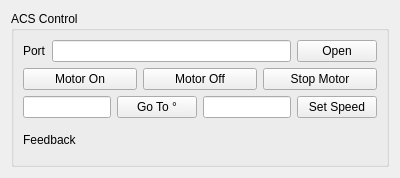
<?xml version="1.0" encoding="UTF-8"?>
<ui version="4.0">
 <class>Form</class>
 <widget class="QWidget" name="Form">
  <property name="geometry">
   <rect>
    <x>0</x>
    <y>0</y>
    <width>400</width>
    <height>178</height>
   </rect>
  </property>
  <property name="windowTitle">
   <string>Form</string>
  </property>
  <layout class="QGridLayout" name="gridLayout">
   <item row="0" column="0">
    <widget class="QGroupBox" name="groupBox">
     <property name="title">
      <string>ACS Control</string>
     </property>
     <layout class="QGridLayout" name="gridLayout_2">
      <item row="0" column="0">
       <layout class="QHBoxLayout" name="horizontalLayout">
        <item>
         <widget class="QLabel" name="laPort">
          <property name="toolTip">
           <string>&lt;html&gt;&lt;head/&gt;&lt;body&gt;&lt;pre style=&quot;-qt-paragraph-type:empty; margin-top:0px; margin-bottom:0px; margin-left:0px; margin-right:0px; -qt-block-indent:0; text-indent:0px;&quot;&gt;&lt;br/&gt;&lt;/pre&gt;&lt;/body&gt;&lt;/html&gt;</string>
          </property>
          <property name="text">
           <string>Port</string>
          </property>
         </widget>
        </item>
        <item>
         <widget class="QLineEdit" name="lePort">
          <property name="toolTip">
           <string>&lt;html&gt;&lt;head/&gt;&lt;body&gt;&lt;pre style=&quot; margin-top:0px; margin-bottom:0px; margin-left:0px; margin-right:0px; -qt-block-indent:0; text-indent:0px;&quot;&gt;&lt;span style=&quot; background-color:#1c1d21;&quot;&gt;&amp;quot;/dev/ttyUSB0&amp;quot; is default&lt;/span&gt;&lt;/pre&gt;&lt;/body&gt;&lt;/html&gt;</string>
          </property>
         </widget>
        </item>
        <item>
         <widget class="QPushButton" name="pbOpen">
          <property name="toolTip">
           <string>&lt;html&gt;&lt;head/&gt;&lt;body&gt;&lt;pre style=&quot;-qt-paragraph-type:empty; margin-top:0px; margin-bottom:0px; margin-left:0px; margin-right:0px; -qt-block-indent:0; text-indent:0px;&quot;&gt;&lt;br/&gt;&lt;/pre&gt;&lt;/body&gt;&lt;/html&gt;</string>
          </property>
          <property name="text">
           <string>Open</string>
          </property>
         </widget>
        </item>
       </layout>
      </item>
      <item row="1" column="0">
       <layout class="QHBoxLayout" name="horizontalLayout_2">
        <item>
         <widget class="QPushButton" name="pbMotorOn">
          <property name="text">
           <string>Motor On</string>
          </property>
         </widget>
        </item>
        <item>
         <widget class="QPushButton" name="pbMotorOff">
          <property name="text">
           <string>Motor Off</string>
          </property>
         </widget>
        </item>
        <item>
         <widget class="QPushButton" name="pbStopMotor">
          <property name="toolTip">
           <string>&lt;html&gt;&lt;head/&gt;&lt;body&gt;&lt;pre style=&quot;-qt-paragraph-type:empty; margin-top:0px; margin-bottom:0px; margin-left:0px; margin-right:0px; -qt-block-indent:0; text-indent:0px;&quot;&gt;&lt;br/&gt;&lt;/pre&gt;&lt;/body&gt;&lt;/html&gt;</string>
          </property>
          <property name="text">
           <string>Stop Motor</string>
          </property>
         </widget>
        </item>
       </layout>
      </item>
      <item row="2" column="0">
       <layout class="QHBoxLayout" name="horizontalLayout_3">
        <item>
         <widget class="QLineEdit" name="leDegrees"/>
        </item>
        <item>
         <widget class="QPushButton" name="pbPA">
          <property name="text">
           <string>Go To °</string>
          </property>
         </widget>
        </item>
        <item>
         <widget class="QLineEdit" name="leSpeed"/>
        </item>
        <item>
         <widget class="QPushButton" name="pbSP">
          <property name="text">
           <string>Set Speed</string>
          </property>
         </widget>
        </item>
       </layout>
      </item>
      <item row="3" column="0">
       <widget class="QLabel" name="leFeedback">
        <property name="text">
         <string>Feedback</string>
        </property>
       </widget>
      </item>
     </layout>
    </widget>
   </item>
  </layout>
 </widget>
 <resources/>
 <connections/>
</ui>
